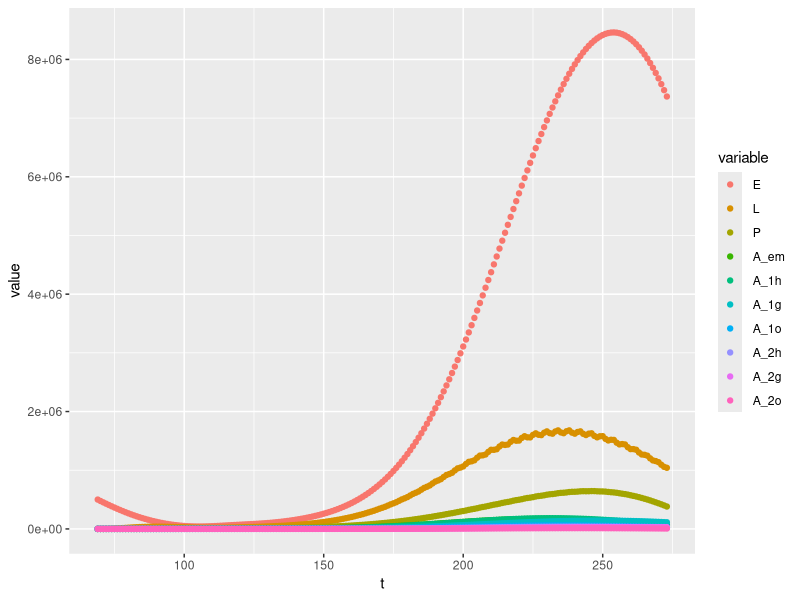

This figure's R source:
# Modello Tran 2013

rm(list = ls())

library(deSolve)
library(ggplot2)
library(reshape2) 

#parameters (Tran 2013)

beta_1 = 95 # Number of eggs laid by ovipositing nulliparous females (per female)
beta_2 = 75 # Number of eggs laid by ovipositing parous females (per female)
K_L = 250000 # Standard environment carrying capacity for larvae (larvae ha−1)
K_P = 250000 # Standard environment carrying capacity for pupae (pupae ha−1)
sigma = 0.5 # Sex-ratio at the emergence
mu_E = 0.05 # Egg mortality rate (day−1)
mu_L = 0.08 # Minimum larva mortality rate (day−1)
mu_P = 0.03 # Minimum pupa mortality rate (day−1)
mu_em = 0.1 # Mortality rate during adult emergence (day−1)
mu_A = 0.02 # Minimum adult mortality rate (day−1)
mu_r = 0.08 # Adult mortality rate related to seeking behavior (day−1)
T_E = 10.4 # Minimal temperature needed for egg development (°C)
TDD_E = 110 # Total number of degree-day necessary for egg development (°C)
gamma_Aem = 0.4 # Development rate of emerging adults (day−1)
gamma_Ah = 0.2 # Transition rate from host-seeking to engorged adults (day−1)
gamma_Ao = 0.2 # Transition rate from oviposition site-seeking to host-seeking adults (day−1)
T_Ag = 10 # Minimal temperature needed for egg maturation (°C)
TDD_Ag = 77 # Total number of degree-days necessary for egg maturation (°C)
t_s = 31+28+10 # Start of the favorable season - 10 Mar
t_end = 31+28+31+30+31+30+31+31+30 # End of the favorable season - 30 Sept

# T and P
d = t_s:t_end
temp = 15 - 13*cos(d/365*2*pi); # temperatura sinusoidale, min 1 gen = 2 gradi, max 1 lug = 28
prec = temp*rep(c(0,0,0,1), 91)[1:(t_end-t_s+1)] # piove ogni 4 giorni con questa forma strana

# p cumulated over 2 weeks and normalized between 0 and 1 (over a year?)
p_cumm = sapply(1:length(prec), function(x){return(sum(prec[max(1,x-13):x]))})
p_cumm_norm = p_cumm/max(p_cumm)

# functions

f_E = (temp-T_E)/TDD_E *(temp-T_E>0) # Transition function from egg to larva
f_L = - 0.0007*temp^2 + 0.0392 * temp - 0.3911 # Transition function from larva to pupa

# WARNING 1: this function souhld be > 0
f_L = pmax(0, f_L)

f_P = 0.0008*temp^2 - 0.0051 * temp + 0.0319 # Transition function from pupa to emerging adult
f_Ag = (temp-T_Ag)/TDD_Ag *(temp-T_Ag>0) # Transition function from engorged adult to oviposition site—seeking adult
m_L = exp(-temp/0.5) + mu_L # Larva mortality (day−1)
m_P = exp(-temp/0.5) + mu_P # Pupa mortality rate (day−1)
m_A = pmax(mu_A, 0.04417 + 0.00217*temp) # Adult mortality rate (day−1)
k_L = K_L*(p_cumm_norm+1) # Environment carrying capacity of larvae (ha−1)
k_P = K_P*(p_cumm_norm+1) # Environment carrying capacity of pupae (ha−1)

n_s = 1 # number of locations (added; 1 vor no dimension)

# list with parameters to be passed to the ODE system
parms = list(beta_1 = beta_1,
             beta_2 = beta_2,
             K_L = K_L,
             K_P = K_P,
             sigma = sigma,
             mu_E = mu_E,
             mu_em = mu_em,
             mu_r = mu_r,
             gamma_Aem = gamma_Aem,
             gamma_Ah = gamma_Ah,
             gamma_Ao = gamma_Ao,
             f_E = f_E,
             f_L = f_L,
             f_P = f_P,
             f_Ag = f_Ag,
             m_L = m_L,
             m_P = m_P,
             m_A = m_A,
             k_L = k_L,
             k_P = k_P,
             n_s = n_s,
             t_s = t_s) 

df <- function(t, x, parms) {
  
  # initial conditions and paramters
  with(parms, { 
    
    E = x[(1+n_s*0):(1*n_s)]
    L = x[(1+n_s*1):(2*n_s)]
    P = x[(1+n_s*2):(3*n_s)]
    A_em = x[(1+n_s*3):(4*n_s)]
    A_1h = x[(1+n_s*4):(5*n_s)]
    A_1g = x[(1+n_s*5):(6*n_s)]
    A_1o = x[(1+n_s*6):(7*n_s)]
    A_2h = x[(1+n_s*7):(8*n_s)]
    A_2g = x[(1+n_s*8):(9*n_s)]
    A_2o = x[(1+n_s*9):(10*n_s)]
    
    t_n = t[1]-t_s+1 # time of numerical integration
    
    # ODE definition 
    dE = gamma_Ao*(beta_1*A_1o + beta_2*A_2o) - (mu_E + f_E[t_n])*E
    dL = f_E[t_n]*E - (m_L[t_n]*(1+L/k_L[t_n]) + f_L[t_n])*L
    dP = f_L[t_n]*L - (m_P[t_n] + f_P[t_n])*P
    dA_em = f_P[t_n]*P*sigma*exp(-mu_em*(1+P/k_P[t_n])) - (m_A[t_n]+gamma_Aem)*A_em
    dA_1h = gamma_Aem*A_em - (m_A[t_n] + mu_r + gamma_Ah)*A_1h
    dA_1g = gamma_Ah*A_1h - (m_A[t_n] + f_Ag[t_n])*A_1g
    dA_1o = f_Ag[t_n]*A_1g - (m_A[t_n] + mu_r + gamma_Ao)*A_1o
    dA_2h = gamma_Ao*(A_1o + A_2o) - (m_A[t_n] + mu_r + gamma_Ah)*A_2h
    dA_2g = gamma_Ah*A_2h - (m_A[t_n] + f_Ag[t_n])*A_2g
    dA_2o = f_Ag[t_n]*A_2g - (m_A[t_n] + mu_r + gamma_Ao)*A_2o
    
    dx <- c(dE, dL, dP, dA_em, dA_1h, dA_1g, dA_1o, dA_2h, dA_2g, dA_2o)
    
    return(list(dx))})
}

# System initialization
E0 = max(k_P)
L0 = 0
P0 = 0
A_em0 = 0
A_1h0 = 0
A_1g0 = 0
A_1o0 = 0
A_2h0 = 0
A_2g0 = 0
A_2o0 = 0

l_sim = 365

X_0 = c(E0, L0, P0, A_em0, A_1h0, A_1g0, A_1o0, A_2h0, A_2g0, A_2o0)

#integration
Sim <- as.data.frame(ode(X_0, d, df, parms))

#plot
colnames(Sim) = c("t", " E", " L", " P", " A_em", " A_1h", " A_1g", " A_1o", " A_2h", " A_2g", " A_2o")
Sim_m = reshape2::melt(Sim, id = 't')

ggplot(Sim_m, aes(x = t, y = value, color = variable))+
  geom_point()
